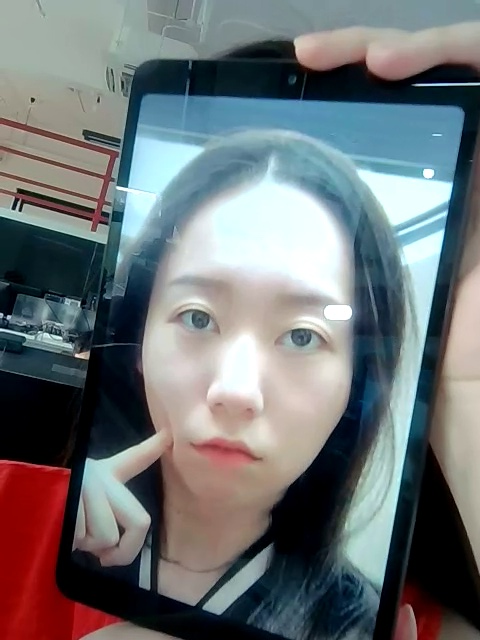
#> input picture liveness/images/sample/image_F2.jpg, 480 x 640 px, given as the content of the folder dataset/, which was not available
$ python adaboost.py
#> lines starting #> are read from the running program, lines starting #| are printed output that depends on the picture; pictures that were not available may be replaced by others from this repository, and a replacement may not be noted
import cv2
import numpy as np
import os
from sklearn.ensemble import AdaBoostClassifier
from sklearn.tree import DecisionTreeClassifier

def entrenar_modelo():
    # Inicializar la lista de rostros y etiquetas
    rostros = []
    etiquetas = []

    # Leer las imágenes de entrenamiento
    ruta_dataset = 'dataset/'
    lista_imagenes = [archivo for archivo in os.listdir(ruta_dataset) if archivo.endswith('.jpg')]

    for nombre_imagen in lista_imagenes:
        print(nombre_imagen)
        ruta_imagen = os.path.join(ruta_dataset, nombre_imagen)
        imagen = cv2.imread(ruta_imagen)
#> imagen is the input picture: shape (640, 480, 3); mean B, G, R 116.7, 114.4, 110.1
        gris = cv2.cvtColor(imagen, cv2.COLOR_BGR2GRAY)
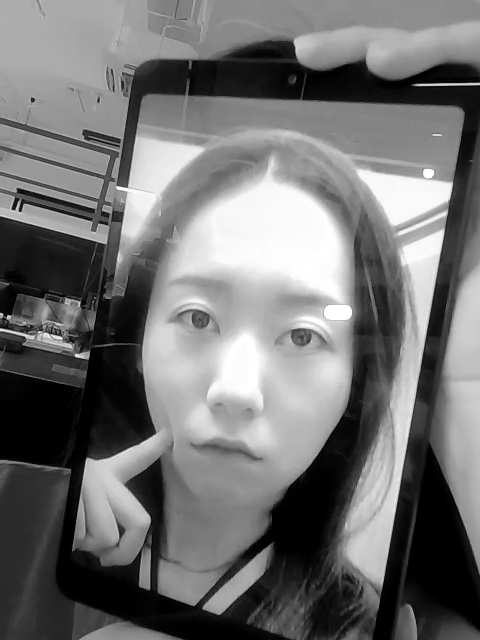
#> gris: shape (640, 480); min 0, max 255, mean 113.4

        # Ajustar el tamaño de la imagen a un tamaño específico
        nuevo_tamano = (100, 100)  # Tamaño deseado
        gris_redimensionado = cv2.resize(gris, nuevo_tamano)
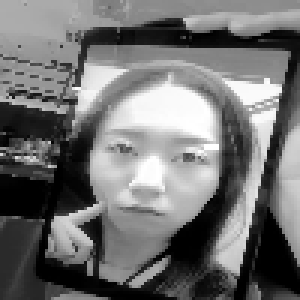
#> gris_redimensionado: shape (100, 100) (shown 3 times larger); min 0, max 255, mean 113.1

        rostros.append(gris_redimensionado.flatten())  # Aplanar la imagen de la cara como vector de características

        etiquetas.append(0)  # Asignar una etiqueta, por ejemplo, 0 para tu cara

    # Crear el clasificador débil utilizando Decision Tree Classifier
    clasificador_debil = DecisionTreeClassifier(max_depth=1)

    # Crear el clasificador AdaBoost utilizando el clasificador débil
#> (the run stopped early here; a loop or call above may not have finished)

$ run again, on liveness/images/sample/image_T1.jpg
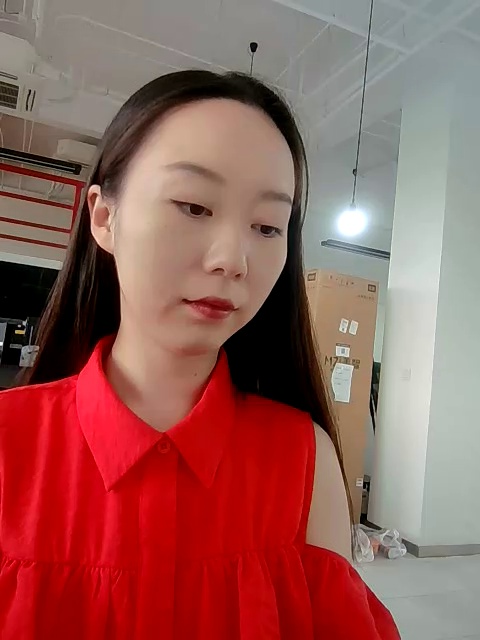
#> input picture liveness/images/sample/image_T1.jpg, 480 x 640 px, given as the content of the folder dataset/, which was not available
#> in entrenar_modelo, imagen is the input picture: shape (640, 480, 3); mean B, G, R 88.5, 93.9, 149.4
#> in entrenar_modelo, `gris = cv2.cvtColor(imagen, cv2.COLOR_BGR2GRAY)`:
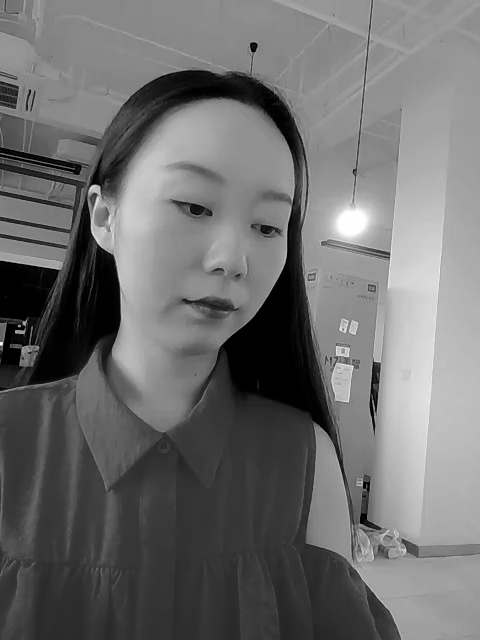
#> gris: shape (640, 480); min 0, max 255, mean 109.9
#> in entrenar_modelo, `gris_redimensionado = cv2.resize(gris, nuevo_tamano)`:
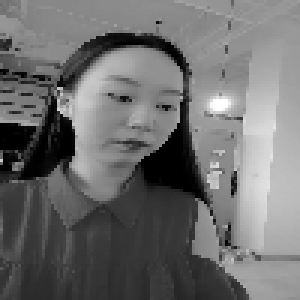
#> gris_redimensionado: shape (100, 100) (shown 3 times larger); min 0, max 255, mean 109.8
